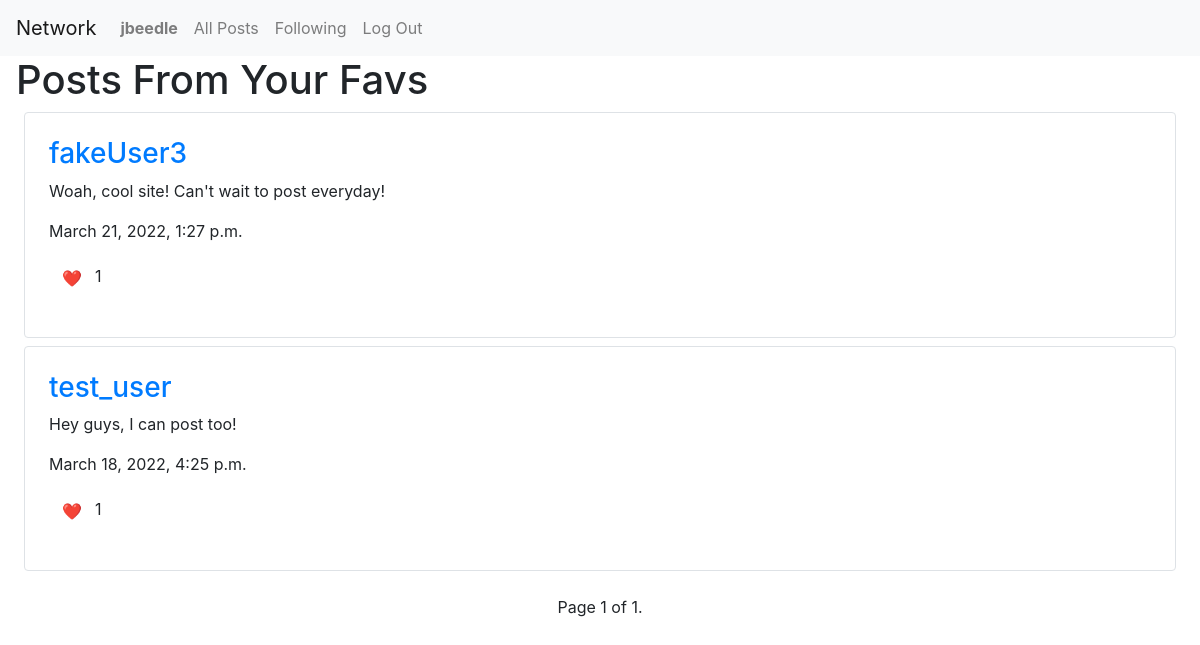
Page /following (signed in) on the earlier database version.
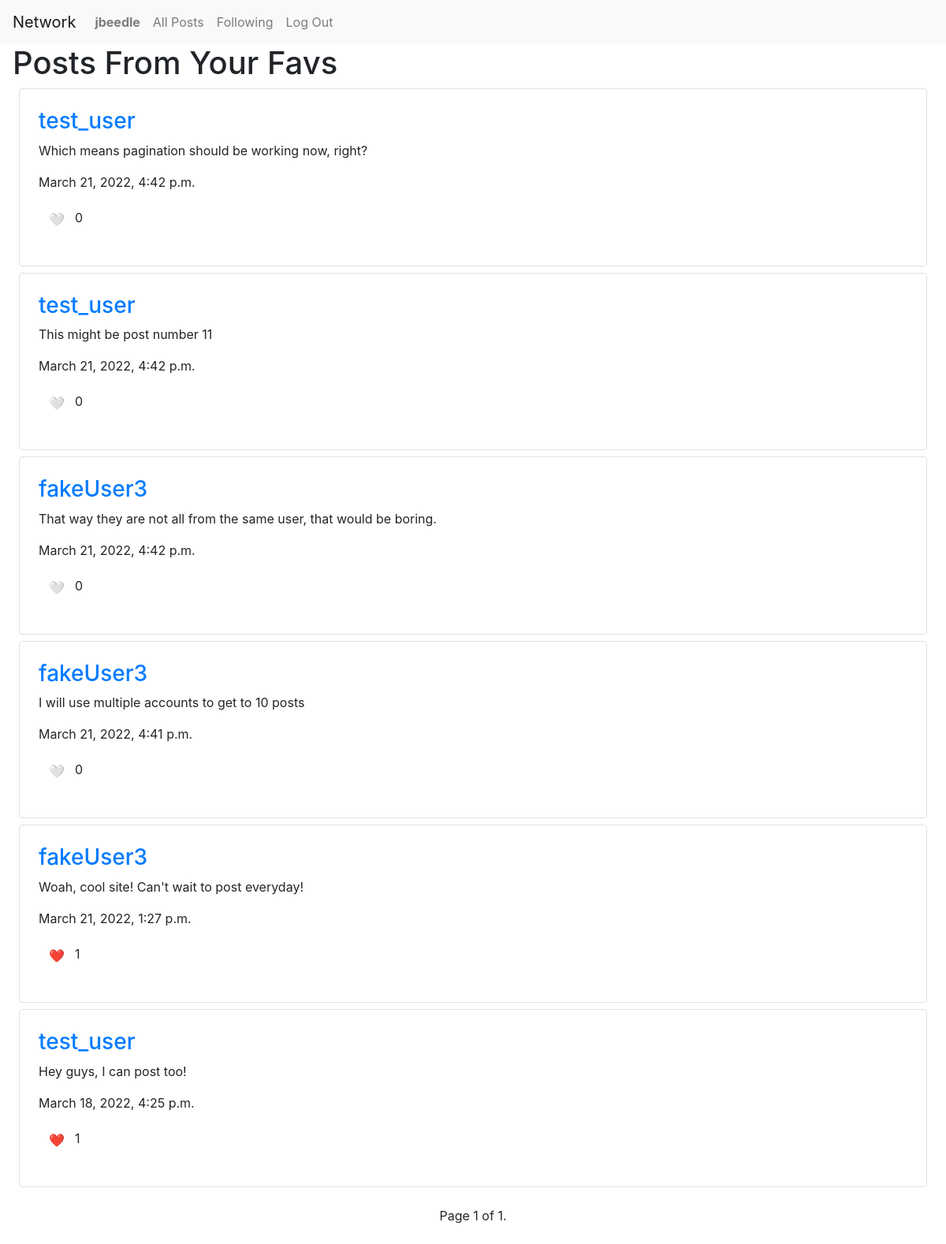
Same page on the later database version.
### network/models.py (models this page shows, shortened)
class User(AbstractUser):
    following = models.ManyToManyField('self', blank=True, related_name='followers', symmetrical=False)

class Post(models.Model):
    user = models.ForeignKey(User, on_delete=models.CASCADE, related_name='posts')
    content = models.CharField(max_length=300)
    likes = models.PositiveIntegerField(default=0)
    user_likes = models.ManyToManyField(User)
    created = models.DateTimeField(auto_now_add=True)
    class Meta:
        ordering = ['-created']

### network/views.py (the view)
# urls.py: path("following", views.following, name="following"),
@login_required(login_url="/login", redirect_field_name=None)
def following(request):
    currentUser = User.objects.get(id=request.user.id)
    following = currentUser.followers.all()
    posts = []
    for person in following:
        allPosts = person.posts.all()
        for post in allPosts:
            posts.append(post)
    posts.sort(key=lambda x: x.created, reverse=True)
    paginator = Paginator(posts, 10)
    page_number = request.GET.get('page')
    page_obj = paginator.get_page(page_number)
    return render(request, "network/following.html", {
        'page_obj': page_obj
    })

### network/templates/network/following.html (shortened to what this page needs)
{% extends "network/layout.html" %}
{% block body %}
    <h1 class="ml-3">Posts From Your Favs</h1>
    {% for post in page_obj %}
        <div class="border rounded mx-4 mb-2 p-4">
            <h3><a href="{% url 'profile' post.user.username %}">{{ post.user.username }}</a></h3>
            <p>{{ post.content}}</p>
            <p>{{ post.created }}</p>
            {% if user in post.user_likes.all %}
                <p><span class="btn dislike" data-like="{{ post.id }}">❤️</span><span data-count="{{ post.id }}">{{ post.likes }}</span></p>
            {% else %}
                <p><span class="btn like" data-like="{{ post.id }}">🤍</span><span data-count="{{ post.id }}">{{ post.likes }}</span></p>
            {% endif %}
        </div>
    {% empty %}
        <h6 class="mt-3 ml-5">You are either not following any users, or the ones you are following have not yet posted. Please check back later!</h6>
    {% endfor %}
    <div class="pagination my-4 d-flex justify-content-center">
        <span class="step-links">
            <span class="current">
                Page {{ page_obj.number }} of {{ page_obj.paginator.num_pages }}.
            </span>
        </span>
    </div>
{% endblock %}

### network/templates/network/layout.html (shortened to what this page needs)
{% load static %}
<!DOCTYPE html>
<html lang="en">
    <head>
        <link rel="stylesheet" href="https://stackpath.bootstrapcdn.com/bootstrap/4.4.1/css/bootstrap.min.css">
        <link href="{% static 'network/styles.css' %}" rel="stylesheet">
    </head>
    <body>
        <nav class="navbar navbar-expand-lg navbar-light bg-light">
            <a class="navbar-brand" href="{% url 'index' %}">Network</a>
            <div>
              <ul class="navbar-nav mr-auto">
                {% if user.is_authenticated %}
                    <li class="nav-item">
                        <a class="nav-link" href="{% url 'profile' user.username %}"><strong>{{ user.username }}</strong></a>
                    </li>
                {% endif %}
                <li class="nav-item">
                  <a class="nav-link" href="{% url 'index' %}">All Posts</a>
                </li>
                {% if user.is_authenticated %}
                    <li class="nav-item">
                        <a class="nav-link" href="{% url 'following' %}">Following</a>
                    </li>
                    <li class="nav-item">
                        <a class="nav-link" href="{% url 'logout' %}">Log Out</a>
                    </li>
                {% endif %}
              </ul>
            </div>
          </nav>
        <div class="body">
            {% block body %}
            {% endblock %}
        </div>
    </body>
</html>

Differences in the rows shown:
added Post: user.username "test_user", content "Which means pagination should be working now, right?", created "March 21, 2022, 4:42 p.m.", likes "0"
added Post: user.username "test_user", content "This might be post number 11", created "March 21, 2022, 4:42 p.m.", likes "0"
added Post: user.username "fakeUser3", content "That way they are not all from the same user, that would be boring.", created "March 21, 2022, 4:42 p.m.", likes "0"
added Post: user.username "fakeUser3", content "I will use multiple accounts to get to 10 posts", created "March 21, 2022, 4:41 p.m.", likes "0"
